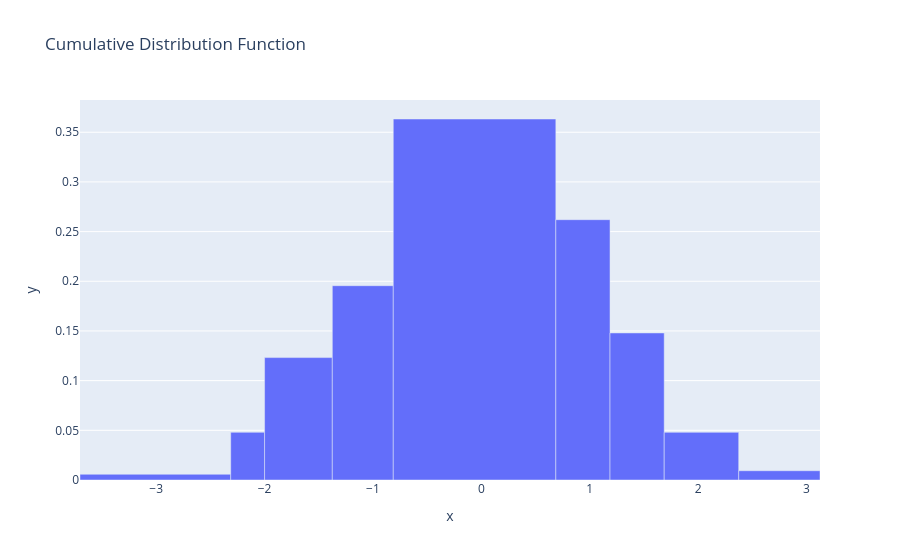

Here is the notebook cell this chart was saved with:
### Markdown cell above
## Example 3: Cumulative Distribution

Create cumulative histograms to visualize cumulative distributions.

### Code cell
fig = histogram(x=data, cumulative=True, title="Cumulative Distribution Function")
fig.show()

### Figure 1 — Plotly figure (JSON) as saved in the notebook; plotly's stock layout.template omitted (floating-point values rounded to 4 significant figures)
{"data": [{"alignmentgroup": "True", "hovertemplate": "x=%{x}<br>y=%{y}<extra></extra>", "legendgroup": "", "marker": {"color": "#636efa", "pattern": {"shape": ""}}, "name": "", "offsetgroup": "", "orientation": "v", "showlegend": false, "type": "bar", "width": [1.391, 0.3125, 0.625, 0.5625, 1.5, 0.5, 0.5, 0.6875, 0.75], "x": [-3.008, -2.156, -1.688, -1.094, -0.0625, 0.9375, 1.438, 2.031, 2.75], "xaxis": "x", "y": [0.005753, 0.048, 0.1232, 0.1956, 0.3633, 0.262, 0.148, 0.048, 0.009333], "yaxis": "y"}], "layout": {"legend": {"tracegroupgap": 0}, "title": {"text": "Cumulative Distribution Function"}, "xaxis": {"anchor": "y", "domain": [0, 1], "title": {"text": "x"}}, "yaxis": {"anchor": "x", "domain": [0, 1], "title": {"text": "y"}}}}
